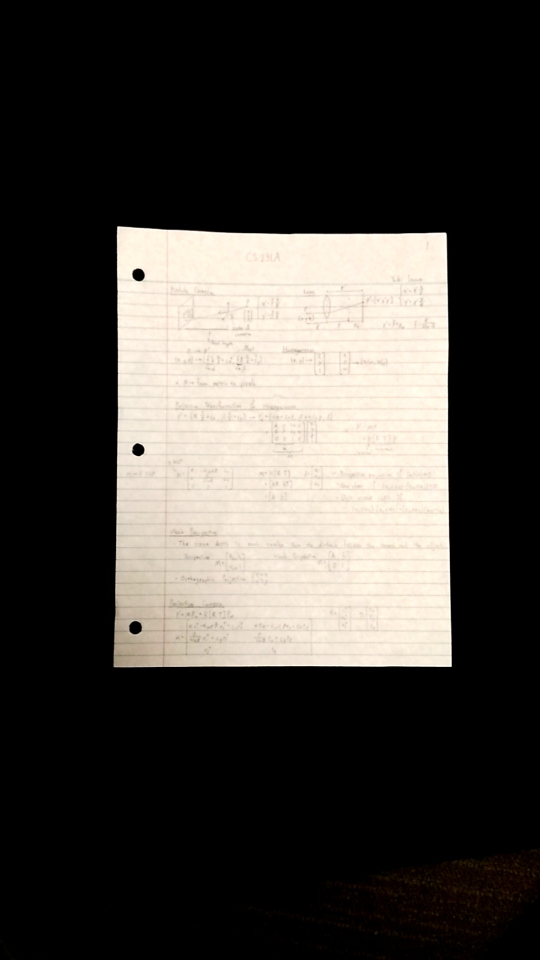
#> input picture 111.jpg, 1080 x 1920 px (shown at 1/2 size)
$ python -i boundingbox.py   (imports and definitions only)
#> lines starting #> are read from the running program, lines starting #| are printed output that depends on the picture; after the words box and inside, x2 and y2 are one past the last pixel; in counts of white or black regions, pixels touching at a corner belong together
#> further down, picture is the input picture: shape (1920, 1080, 3); mean B, G, R 60, 64.5, 68.1
import cv2
import numpy as np
import math
import os

def boundingbox(img,DEBUG_MODE=False,SAVE_IMAGE=False):
#> called with DEBUG_MODE = False, SAVE_IMAGE = False
    if DEBUG_MODE == True:
        cv2.imshow('frame',img)
        cv2.waitKey()

    color_weights = [[1.0/3, 1.0/3, 1.0/3], [1.0/2, 1.0/2, 0], [1.0/2, 0, 1.0/2], [0, 1.0/2, 1.0/2], [1, 0, 0], [0, 1, 0], [0, 0, 1]]

    # dilate the image
    kernel_sz = 15
    img_dilated = cv2.dilate(img,np.ones((kernel_sz,kernel_sz)));
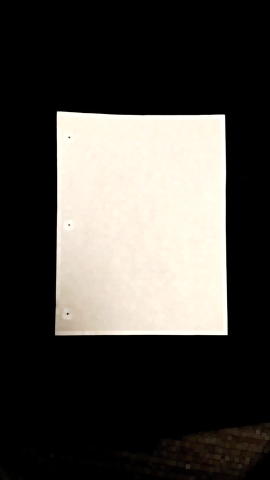
#> img_dilated: shape (1920, 1080, 3) (shown at 1/4 size); mean B, G, R 65.6, 70.3, 73.3

    if DEBUG_MODE == True:
        cv2.imshow('frame',img_dilated)
        cv2.waitKey()
    if SAVE_IMAGE == True:
        cv2.imwrite(img_name+'_watershed.jpg',img_dilated)

    for bWeight,gWeight,rWeight in color_weights:
        try:
            # transform to 1 channel according to the color_weight, then edge detect
            gray = np.uint8(img_dilated[:,:,0]*bWeight+img_dilated[:,:,1]*gWeight+img_dilated[:,:,2]*rWeight)
            edges = cv2.Canny(gray,50,150,apertureSize = 3)
            if DEBUG_MODE == True:
                cv2.imshow('frame',gray)
                cv2.waitKey()

            # hough transform/line identification
            interThresh = 40
            thetaThresh = 0.8
            interRecordX = []
            interRecordY = []
            thetaRecord = []
            line_cands = []
            num_lines = 15
            lines = cv2.HoughLines(edges,1,np.pi/180,30)
            lines_len = len(lines)
            if os.name == 'posix':
                lines = lines[0]
            img_lined = img.copy()
            num_lines = min(num_lines, len(lines))

            for i in range(0,num_lines):
                if os.name == 'posix':
                    rho, theta = lines[i]
                else:
                    rho, theta = lines[i][0]
                interX = rho/np.sin(theta) if np.sin(theta)!=0 else float('inf')
                interY = rho/np.cos(theta) if np.cos(theta)!=0 else float('inf')

                tooSimilar = False
                for j in range(0,len(interRecordX)):
                    if (abs(interRecordX[j]-interX)<interThresh or abs(interRecordY[j]-interY)<interThresh) \
                    and (abs(thetaRecord[j]-theta)<thetaThresh or abs(thetaRecord[j]+theta)>(math.pi-thetaThresh)):
                        tooSimilar = True
                        break

                col = (255,255,255)
                if tooSimilar:
                    col = (0,0,255)
                else:
                    interRecordX.append(interX)
                    interRecordY.append(interY)
                    thetaRecord.append(theta)
                    line_cands.append([[rho,theta]])

                a = np.cos(theta)
                b = np.sin(theta)
                x0 = a*rho
                y0 = b*rho
                x1 = int(x0 + 2000*(-b))
                y1 = int(y0 + 2000*(a))
                x2 = int(x0 - 2000*(-b))
                y2 = int(y0 - 2000*(a))

                cv2.line(img_lined,(x1,y1),(x2,y2),col,2)

            if SAVE_IMAGE == True:
                cv2.imwrite(img_name+'_watershed_boundingbox.jpg',img_lined)
            if DEBUG_MODE == True:
                cv2.imshow('frame',img_lined)
                cv2.waitKey()

            inter_pts = []
            img_intersection = img_lined.copy()
            # find the intersection points
            for i in range(0,len(line_cands)):
                rho1,theta1 = line_cands[i][0]
                for j in range(i,len(line_cands)):
                    rho2,theta2 = line_cands[j][0]
                    diff_angle = abs(theta1-theta2)%np.pi
                    if diff_angle>np.pi/3 and diff_angle<2*np.pi/3:
                        line_eq1 = np.array((math.cos(theta1),math.sin(theta1),-rho1))
                        line_eq2 = np.array((math.cos(theta2),math.sin(theta2),-rho2))
                        intersection_pt = np.cross(line_eq1,line_eq2)
                        intersection_pt = (intersection_pt[0]/intersection_pt[2],intersection_pt[1]/intersection_pt[2])
                        intersection_pt = tuple(int(round(a)) for a in intersection_pt)

                        cv2.circle(img_intersection,intersection_pt,10,(255,0,0),-1)
                        inter_pts.append(intersection_pt)

            if SAVE_IMAGE == True:
                cv2.imwrite(img_name+'_watershed_boundingbox_intersection.jpg',img_intersection)
            if DEBUG_MODE == True:
                cv2.imshow('frame',img_intersection)
                cv2.waitKey()

            # figure out which point belongs to which corner groups
            hei,wid,ch = img.shape
            corners = [[0,0],[0,hei],[wid,hei],[wid,0]]
            pts_group = [[],[],[],[]]
            for i in range(0,len(inter_pts)):
                x,y = inter_pts[i]
                minDistSqrd = x**2+y**2
                minIndx = 0
                for j in range(1,4):
                    distSqrd = (x-corners[j][0])**2+(y-corners[j][1])**2
                    if distSqrd<minDistSqrd:
                        minDistSqrd = distSqrd
                        minIndx = j
                pts_group[minIndx].append(inter_pts[i])

            img_pt_groups = img_lined.copy()
            for i in range(0,4):
                if i==0:
                    color = (255,0,0)
                elif i==1:
                    color = (0,255,0)
                elif i==2:
                    color = (0,255,255)
                else:
                    color = (255,255,0)
                for pt in pts_group[i]:
                    cv2.circle(img_pt_groups,pt,10,color,-1)
            if SAVE_IMAGE == True:
                cv2.imwrite(img_name+'_watershed_boundingbox_vertex_grouped.jpg',img_pt_groups)
            if DEBUG_MODE == True:
                cv2.imshow('frame',img_pt_groups)
                cv2.waitKey()

            # find the intersection points that results in the largest area
            maxArea = 0
            maxPts = (0,0,0,0)
            counter = 0
            for x1,y1 in pts_group[0]:
                for x2,y2 in pts_group[1]:
                    for x3,y3 in pts_group[2]:
                        for x4,y4 in pts_group[3]:
                            area = abs(x1*y2+x2*y3+x3*y4+x4*y1-x2*y1-x3*y2-x4*y3-x1*y4)
                            if area>maxArea:
                                maxArea = area
                                maxPts = [[x1,y1],[x2,y2],[x3,y3],[x4,y4]]

            img_vertices = img_lined.copy()
            for i in range(0,4):
                cv2.circle(img_vertices,tuple(maxPts[i]),10,(255,0,0),-1)
            if SAVE_IMAGE == True:
                cv2.imwrite(img_name+'_watershed_boundingbox_vertex.jpg',img_vertices)
            if DEBUG_MODE == True:
                cv2.imshow('frame',img_vertices)
                cv2.waitKey()
            # nice! you made it through! the color setting must have been pretty good, now break
            break
        #except (ZeroDivisionError):
        except (RuntimeError, TypeError, NameError):
            print(bWeight,gWeight,rWeight,' failed')
            pass
#> this loop made 7 passes
#> lines_len on passes 1 to 7: 90, 97, 91, 92, 98, 91, 92
#> pass 1, in boundingbox, `edges = cv2.Canny(gray,50,150,apertureSize = 3)`:
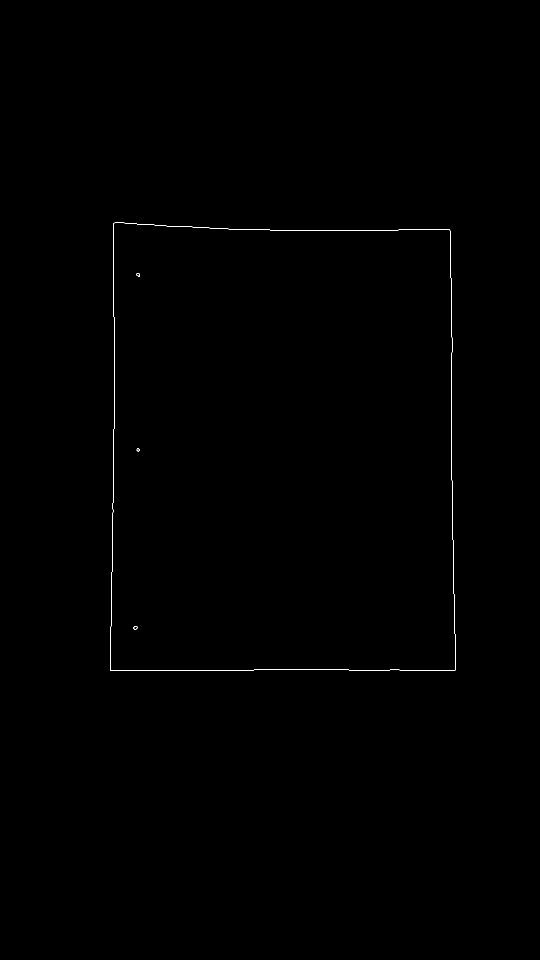
#> edges: shape (1920, 1080) (shown at 1/2 size); 0.15% white in thin lines or dots, all inside (x1, y1, x2, y2) = (220, 445, 911, 1342)
#> pass 2, in boundingbox, `gray = np.uint8(img_dilated[:,:,0]*bWeight+img_dilated[:,:,1]*gWeight+..`:
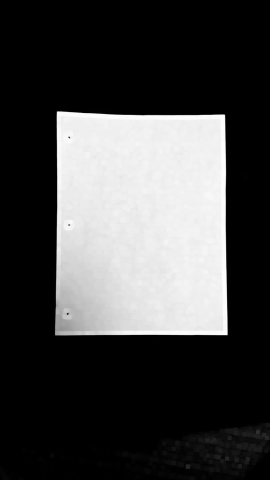
#> gray: shape (1920, 1080) (shown at 1/4 size); min 0, max 255, mean 67.9
#> after the loop:
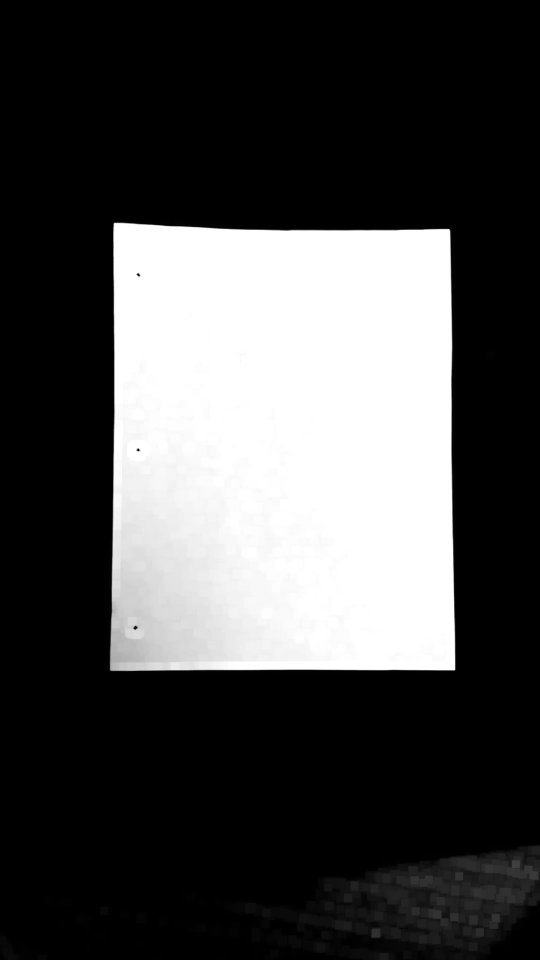
#> gray: shape (1920, 1080) (shown at 1/2 size); min 0, max 255, mean 73.3

    # pull the corners closer to each other to account for the effect made by the dilation
    oriCorners = np.float32(maxPts)
#> oriCorners = [0, 0, 0, 0]
    pull_amount = 8
    delta1 = oriCorners[0]-oriCorners[2]
#> delta1 = 0
#> (the run stopped early here; a loop or call above may not have finished)

$ run again, on 222.jpg
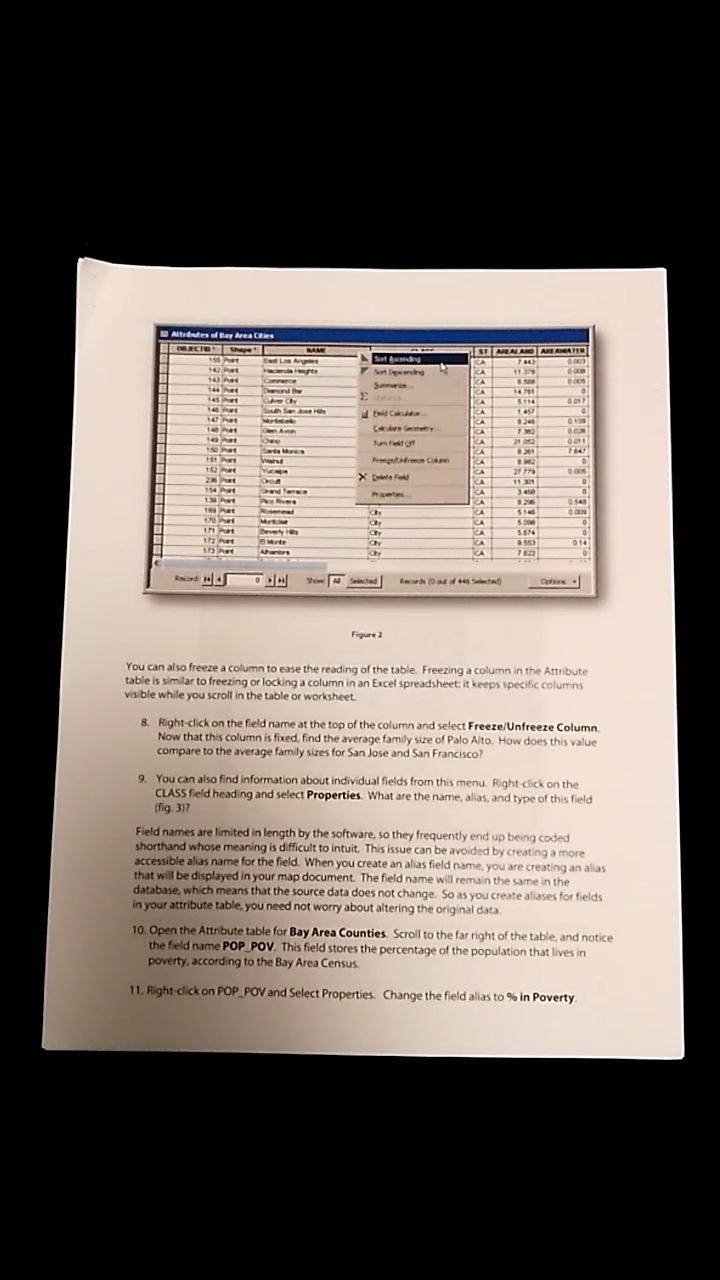
#> input picture 222.jpg, 720 x 1280 px
#> picture is the input picture: shape (1280, 720, 3); mean B, G, R 91.4, 97.7, 106.9
#> the loop in boundingbox, `for bWeight,gWeight,rWeight in color_weights:` made 7 passes
#> lines_len on passes 1 to 7: 1175, 1492, 1053, 1069, 1807, 1594, 555
#> pass 1, in boundingbox, `edges = cv2.Canny(gray,50,150,apertureSize = 3)`:
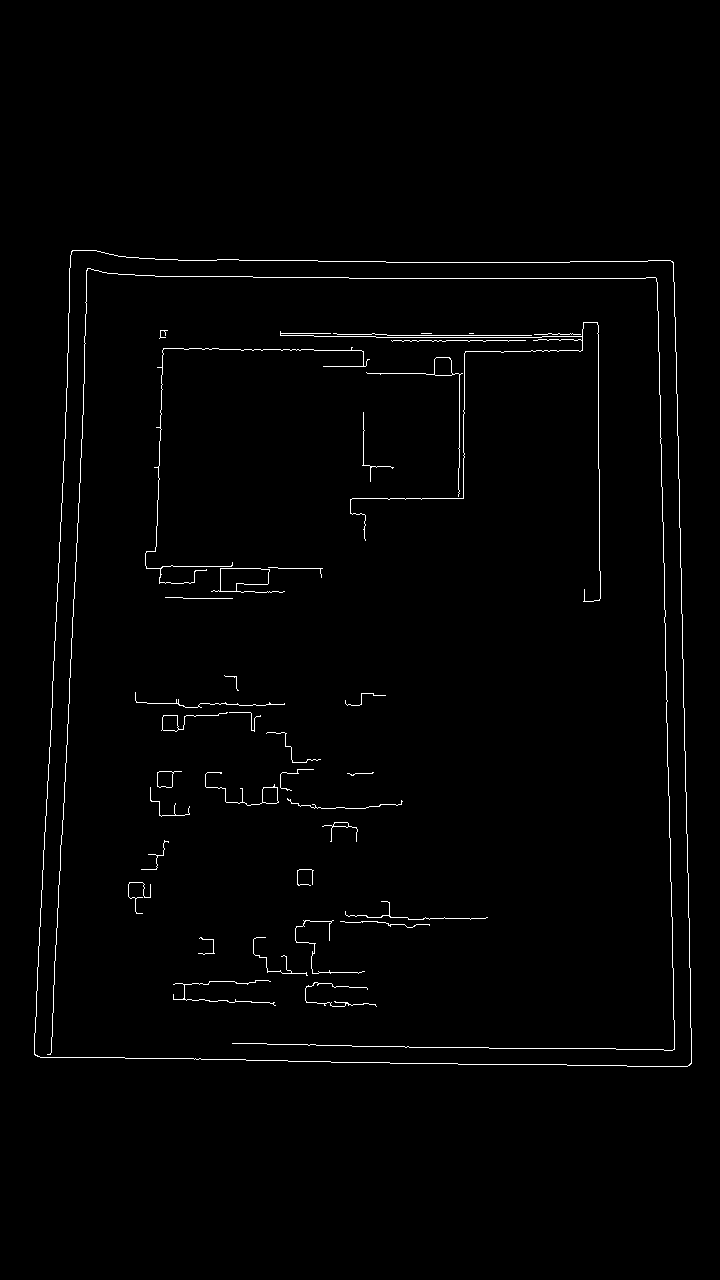
#> edges: shape (1280, 720); 1.2% white in thin lines or dots, all inside (x1, y1, x2, y2) = (34, 250, 692, 1067)
#> after the loop in boundingbox, `for bWeight,gWeight,rWeight in color_weights:`:
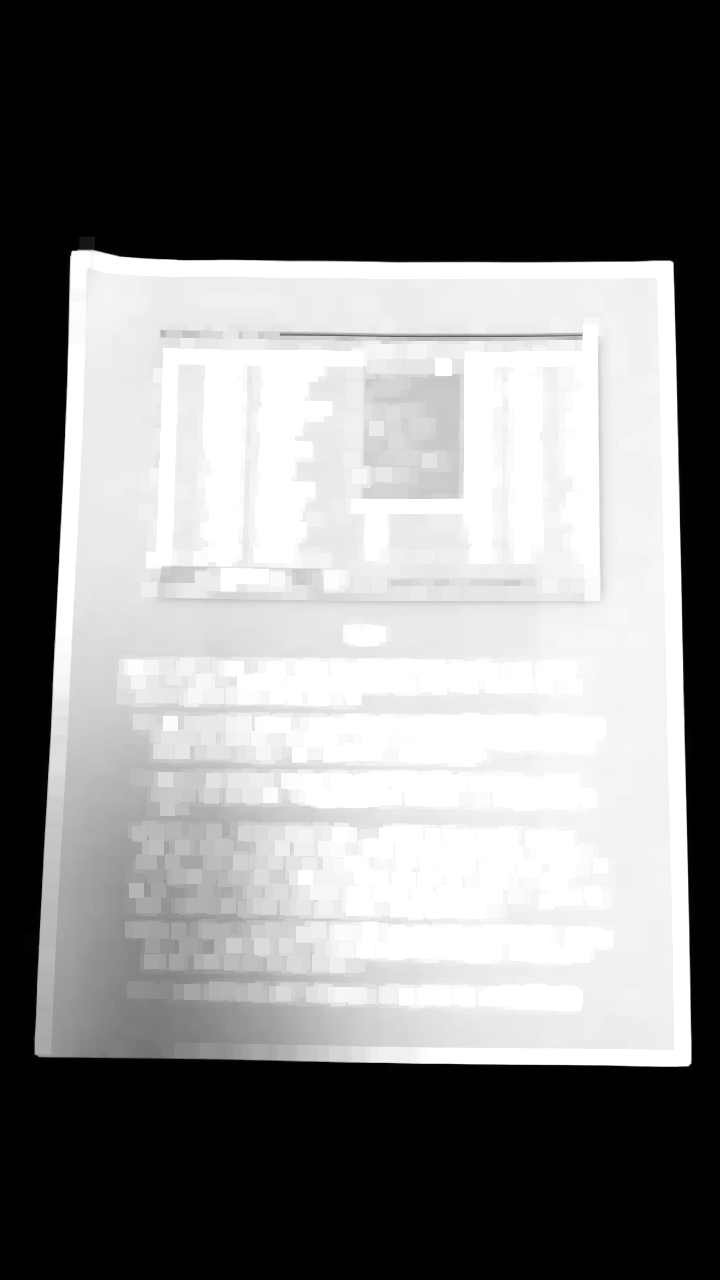
#> gray: shape (1280, 720); min 0, max 255, mean 126.5
#> oriCorners = [0, 0, 0, 0]
#> delta1 = 0

$ run again, on 333.jpg
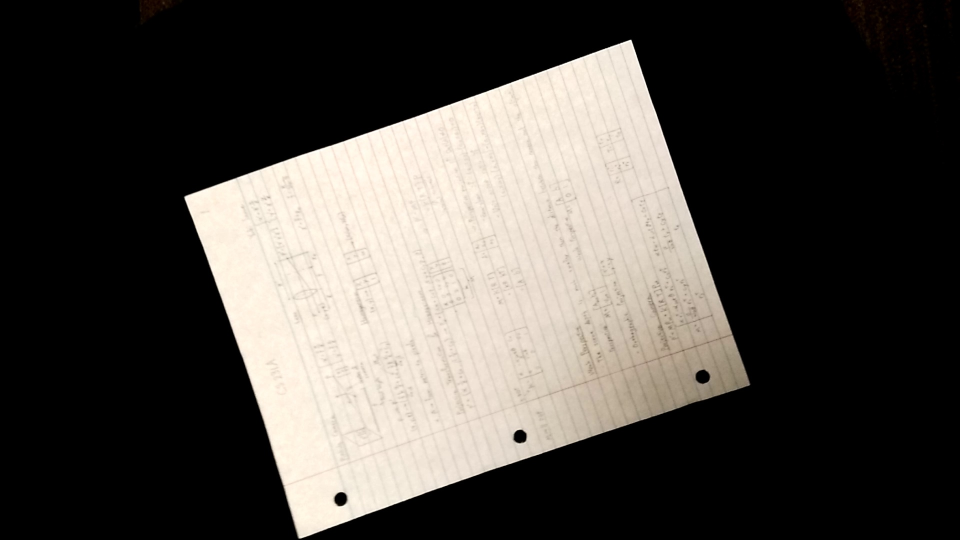
#> input picture 333.jpg, 1920 x 1080 px (shown at 1/2 size)
#> picture is the input picture: shape (1080, 1920, 3); mean B, G, R 68.1, 73, 77.1
#> the loop in boundingbox, `for bWeight,gWeight,rWeight in color_weights:` made 7 passes
#> lines_len on passes 1 to 7: 91, 110, 88, 90, 117, 117, 85
#> pass 1, in boundingbox, `edges = cv2.Canny(gray,50,150,apertureSize = 3)`:
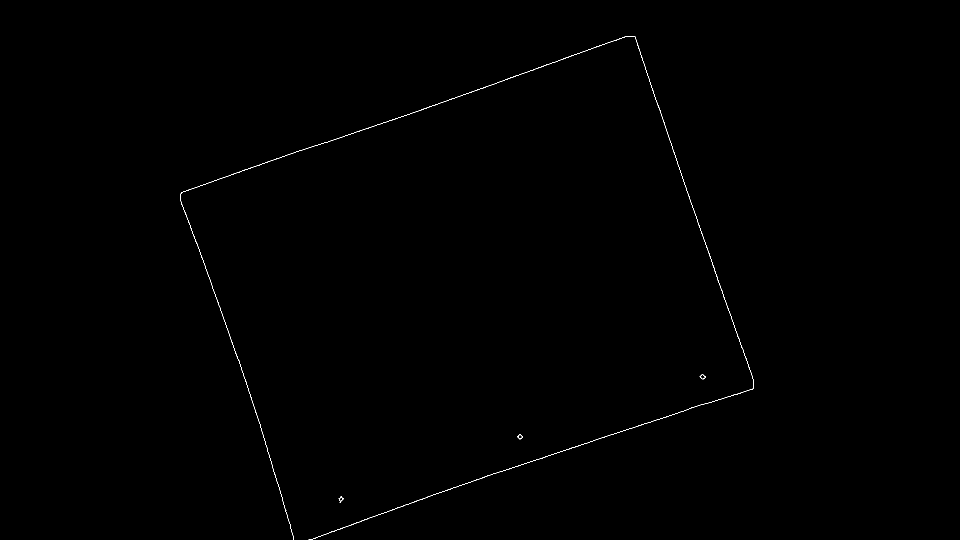
#> edges: shape (1080, 1920) (shown at 1/2 size); 0.17% white in thin lines or dots, all inside (x1, y1, x2, y2) = (361, 72, 1508, 1080)
#> after the loop in boundingbox, `for bWeight,gWeight,rWeight in color_weights:`:
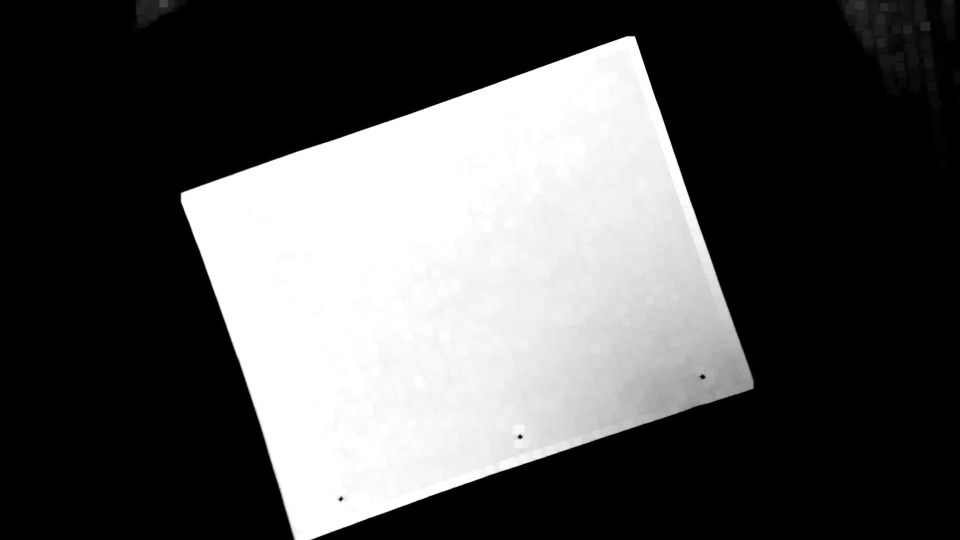
#> gray: shape (1080, 1920) (shown at 1/2 size); min 0, max 255, mean 83.3
#> oriCorners = [0, 0, 0, 0]
#> delta1 = 0
